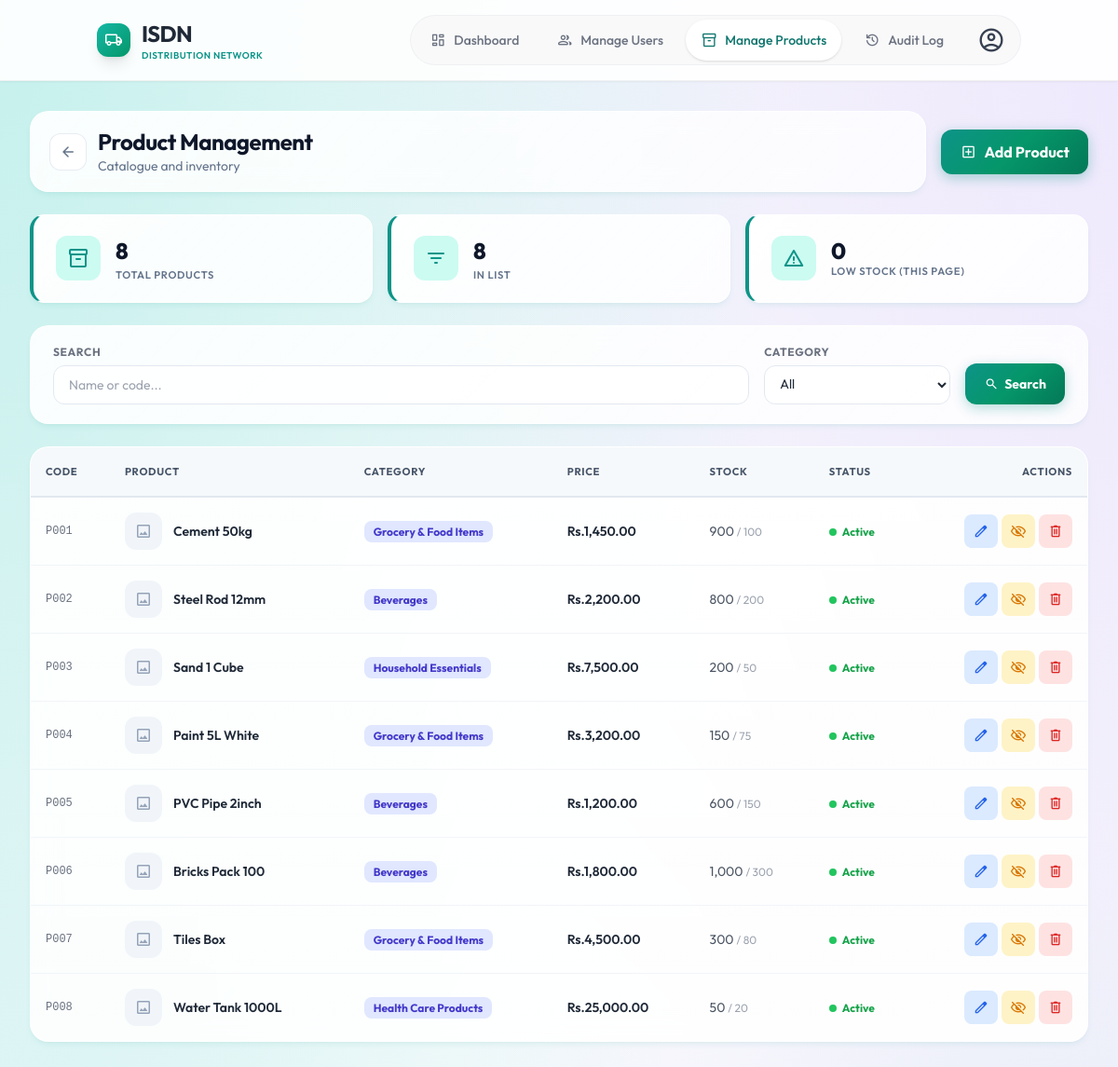
Screenshot of /index.php?page=system-admin-products (signed in) with the database file from the repository.
### tables this page shows
CREATE TABLE `products` (
  `product_id` int(11) NOT NULL,
  `product_code` varchar(50) NOT NULL,
  `product_name` varchar(255) NOT NULL,
  `category_id` int(11) NOT NULL,
  `unit_price` decimal(10,2) DEFAULT NULL,
  `minimum_stock_level` int(11) DEFAULT 100,
  `image_url` varchar(255) DEFAULT NULL,
  `is_active` tinyint(1) DEFAULT 1,
  `description` text DEFAULT NULL,
  `created_at` timestamp NULL DEFAULT current_timestamp(),
  `updated_at` timestamp NULL DEFAULT current_timestamp() ON UPDATE current_timestamp()
);

CREATE TABLE `product_categories` (
  `category_id` int(11) NOT NULL,
  `name` varchar(50) NOT NULL,
  `description` varchar(255) NOT NULL,
  `created_at` timestamp NULL DEFAULT current_timestamp(),
  `updated_at` timestamp NULL DEFAULT current_timestamp() ON UPDATE current_timestamp()
);

### models/SystemAdmin.php (called while the page is built, shortened)
<?php
class SystemAdmin
{
    private PDO $pdo;
    private ?string $categoryTable = null;
    private ?bool $productsHasCategoryId = null;
    private ?bool $productsHasCategory = null;
    public function __construct(PDO $pdo)
    {
        $this->pdo = $pdo;
    }
    public function getProducts(int $page = 1, int $perPage = 10, string $search = '', string $category = ''): array
    {
        $offset = ($page - 1) * $perPage;
        $conditions = [];
        $params = [];
        $categoryTable = $this->getCategoryTableName();
        $hasCategoryId = $this->productsHasCategoryId();
        $hasCategory = $this->productsHasCategory();
        $join = '';
        $categorySelect = "'' AS category";
        if ($hasCategoryId && $categoryTable !== null) {
            $join = " LEFT JOIN {$categoryTable} ct ON p.category_id = ct.category_id";
            $categorySelect = "ct.name AS category";
        } elseif ($hasCategory) {
            $categorySelect = "p.category AS category";
        }
        $where = $conditions ? 'WHERE ' . implode(' AND ', $conditions) : '';
        $sql = "SELECT p.*,
                       {$categorySelect},
                       COALESCE((SELECT SUM(ps.available_quantity) FROM product_stocks ps WHERE ps.product_id = p.product_id), 0) AS total_stock
                FROM products p
                {$join}
                {$where}
                ORDER BY p.created_at DESC
                LIMIT {$perPage} OFFSET {$offset}";
        $stmt = $this->pdo->prepare($sql);
        $stmt->execute($params);
        return $stmt->fetchAll(PDO::FETCH_ASSOC);
    }
    public function countProducts(string $search = '', string $category = ''): int
    {
        $conditions = [];
        $params = [];
        $categoryTable = $this->getCategoryTableName();
        $hasCategoryId = $this->productsHasCategoryId();
        $join = '';
        if ($hasCategoryId && $categoryTable !== null) {
            $join = " LEFT JOIN {$categoryTable} ct ON p.category_id = ct.category_id";
        }
        $where = $conditions ? 'WHERE ' . implode(' AND ', $conditions) : '';
        $stmt = $this->pdo->prepare(
            "SELECT COUNT(*) FROM products p
             {$join}
             {$where}"
        );
        $stmt->execute($params);
        return (int) $stmt->fetchColumn();
    }
    private function getCategoryTableName(): ?string
    {
        if ($this->categoryTable !== null) {
            return $this->categoryTable;
        }
        $candidates = ['product_categories', 'categories'];
        foreach ($candidates as $table) {
            $stmt = $this->pdo->prepare(
                "SELECT COUNT(*)
                 FROM information_schema.tables
                 WHERE table_schema = DATABASE() AND table_name = :table"
            );
            $stmt->execute(['table' => $table]);
            if ($stmt->fetchColumn()) {
                $this->categoryTable = $table;
                return $this->categoryTable;
            }
        }
        return null;
    }
    private function productsHasCategoryId(): bool
    {
        if ($this->productsHasCategoryId !== null) {
            return $this->productsHasCategoryId;
        }
        $stmt = $this->pdo->prepare("SHOW COLUMNS FROM products LIKE 'category_id'");
        $stmt->execute();
        $this->productsHasCategoryId = (bool) $stmt->fetchColumn();
        return $this->productsHasCategoryId;
    }
    private function productsHasCategory(): bool
    {
        if ($this->productsHasCategory !== null) {
            return $this->productsHasCategory;
        }
        $stmt = $this->pdo->prepare("SHOW COLUMNS FROM products LIKE 'category'");
        $stmt->execute();
        $this->productsHasCategory = (bool) $stmt->fetchColumn();
        return $this->productsHasCategory;
    }
}

### views/system-admin/products.php (the view, shortened to what this page needs)
<?php
require_once __DIR__ . '/../../models/SystemAdmin.php';
$admin  = new SystemAdmin($pdo);
require_once __DIR__ . '/../../includes/header.php';
?>
<?php
$search    = trim($_GET['search'] ?? '');
$catFilter = trim($_GET['category'] ?? '');
$page      = max(1, (int) ($_GET['pg'] ?? 1));
$perPage   = 10;
$products      = $admin->getProducts($page, $perPage, $search, $catFilter);
$totalProducts = $admin->countProducts($search, $catFilter);
$totalAllProds = $admin->countProducts('', '');
$lowStockCount = 0;
?>
<div class="admin-page min-h-screen py-8 px-4 sm:px-6 lg:px-8">
    <div class="max-w-7xl mx-auto">
        <div class="flex flex-col md:flex-row md:items-center justify-between gap-4 mb-6">
            <div class="admin-heading-box flex items-center gap-3 flex-1">
                <a href="<?php echo BASE_PATH; ?>/index.php?page=system-admin-dashboard" class="admin-back-btn flex items-center justify-center flex-shrink-0" aria-label="Back"><span class="material-symbols-rounded">arrow_back</span></a>
                <div class="min-w-0">
                    <h1 class="admin-title text-2xl">Product Management</h1>
                    <p class="admin-subtitle">Catalogue and inventory</p>
                </div>
            </div>
            <a href="<?php echo BASE_PATH; ?>/index.php?page=system-admin-products&action=add" class="admin-cta inline-flex items-center gap-2 flex-shrink-0">
                <span class="material-symbols-rounded text-lg">add_box</span> Add Product
            </a>
        </div>
        <div class="grid grid-cols-1 sm:grid-cols-2 lg:grid-cols-3 gap-4 mb-6">
            <div class="stat-card flex items-center gap-4">
                <div class="stat-icon flex-shrink-0"><span class="material-symbols-rounded text-2xl">inventory_2</span></div>
                <div class="min-w-0">
                    <p class="stat-value"><?php echo number_format($totalAllProds); ?></p>
                    <p class="stat-label">Total Products</p>
                </div>
            </div>
            <div class="stat-card flex items-center gap-4">
                <div class="stat-icon flex-shrink-0"><span class="material-symbols-rounded text-2xl">filter_list</span></div>
                <div class="min-w-0">
                    <p class="stat-value"><?php echo number_format($totalProducts); ?></p>
                    <p class="stat-label"><?php echo ($search || $catFilter) ? 'Showing (filtered)' : 'In list'; ?></p>
                </div>
            </div>
            <div class="stat-card flex items-center gap-4 sm:col-span-2 lg:col-span-1">
                <div class="stat-icon flex-shrink-0"><span class="material-symbols-rounded text-2xl">warning</span></div>
                <div class="min-w-0">
                    <p class="stat-value text-xl"><?php echo $lowStockCount; ?></p>
                    <p class="stat-label">Low stock (this page)</p>
                </div>
            </div>
        </div>
        <form method="GET" class="admin-filters mb-6 flex flex-wrap gap-4 items-end">
            <div class="flex-1 min-w-[200px]">
                <label class="block text-xs font-bold text-gray-500 uppercase tracking-wider mb-1.5">Search</label>
                <input type="text" name="search" value="<?php echo htmlspecialchars($search); ?>" placeholder="Name or code..."
                       class="w-full px-4 py-2.5 text-sm">
            </div>
            <div>
                <label class="block text-xs font-bold text-gray-500 uppercase tracking-wider mb-1.5">Category</label>
                <select name="category" class="px-3 py-2.5 text-sm min-w-[160px]">
                    <option value="">All</option>
                </select>
            </div>
            <button type="submit" class="btn-search px-5 py-2.5 text-sm flex items-center gap-1.5">
                <span class="material-symbols-rounded text-base">search</span> Search
            </button>
        </form>
        <div class="admin-table-wrap mb-6">
            <?php if (empty($products)): ?>
                <div class="admin-empty">
                    <div class="admin-empty-icon"><span class="material-symbols-rounded text-4xl">inventory_2</span></div>
                    <p class="admin-empty-title">No products found</p>
                    <p class="admin-empty-text">Try adjusting search or add a new product</p>
                </div>
            <?php else: ?>
                <div class="overflow-x-auto">
                    <table class="w-full text-sm admin-table">
                        <thead>
                            <tr class="text-left">
                                <th>Code</th>
                                <th>Product</th>
                                <th>Category</th>
                                <th>Price</th>
                                <th>Stock</th>
                                <th>Status</th>
                                <th class="text-right">Actions</th>
                            </tr>
                        </thead>
                        <tbody class="divide-y divide-slate-100">
                            <?php foreach ($products as $p): ?>
                            <tr class="table-row-hover" data-product="<?php echo htmlspecialchars(json_encode(['product_id' => $p['product_id'], 'product_code' => $p['product_code'], 'product_name' => $p['product_name'], 'category' => $p['category'] ?? '', 'unit_price' => $p['unit_price'], 'total_stock' => $p['total_stock'] ?? 0, 'minimum_stock_level' => $p['minimum_stock_level'] ?? 0, 'is_active' => (int)($p['is_active'] ?? 1), 'image_url' => $p['image_url'] ?? ''])); ?>">
                                <td class="font-mono text-xs text-gray-500"><?php echo htmlspecialchars($p['product_code']); ?></td>
                                <td>
                                    <button type="button" onclick="openViewProduct(this.closest('tr'))" class="text-left flex items-center gap-3 w-full hover:opacity-90 transition">
                                        <?php if ($p['image_url']): ?>
                                            <img src="<?php echo htmlspecialchars(app_url_path((string) $p['image_url'])); ?>" class="w-10 h-10 rounded-xl object-cover border border-white/60 flex-shrink-0" alt="">
                                        <?php else: ?>
                                            <div class="w-10 h-10 rounded-xl bg-slate-100 flex items-center justify-center text-slate-400 flex-shrink-0"><span class="material-symbols-rounded">image</span></div>
                                        <?php endif; ?>
                                        <span class="font-semibold text-gray-800"><?php echo htmlspecialchars($p['product_name']); ?></span>
                                    </button>
                                </td>
                                <td><span class="px-2.5 py-1 rounded-lg text-xs font-bold bg-indigo-100 text-indigo-700"><?php echo htmlspecialchars($p['category'] ?? '-'); ?></span></td>
                                <td class="font-semibold text-gray-800">Rs.<?php echo number_format($p['unit_price'], 2); ?></td>
                                <td>
                                    <?php $stockClass = ($p['total_stock'] ?? 0) < ($p['minimum_stock_level'] ?? 100) ? 'text-red-600 font-bold' : 'text-gray-600'; ?>
                                    <span class="<?php echo $stockClass; ?>"><?php echo number_format($p['total_stock'] ?? 0); ?></span>
                                    <span class="text-gray-400 text-xs">/ <?php echo number_format($p['minimum_stock_level'] ?? 0); ?></span>
                                </td>
                                <td>
                                    <?php if ($p['is_active']): ?>
                                        <span class="inline-flex items-center gap-1.5 text-xs font-bold text-green-600"><span class="w-2 h-2 rounded-full bg-green-500"></span>Active</span>
                                    <?php else: ?>
                                        <span class="inline-flex items-center gap-1.5 text-xs font-bold text-red-500"><span class="w-2 h-2 rounded-full bg-red-400"></span>Inactive</span>
                                    <?php endif; ?>
                                </td>
                                <td class="text-right">
                                    <div class="flex items-center justify-end gap-1">
                                        <a href="<?php echo BASE_PATH; ?>/index.php?page=system-admin-products&action=edit&id=<?php echo $p['product_id']; ?>" class="admin-action-btn admin-action-btn-edit" title="Edit"><span class="material-symbols-rounded text-lg">edit</span></a>
                                        <button type="button" onclick="openConfirmProduct(<?php echo $p['product_id']; ?>, 'toggle', '<?php echo $p['is_active'] ? 'Deactivate' : 'Activate'; ?> this product?')" class="admin-action-btn admin-action-btn-toggle <?php echo $p['is_active'] ? '' : 'on'; ?>" title="Toggle"><span class="material-symbols-rounded text-lg"><?php echo $p['is_active'] ? 'visibility_off' : 'visibility'; ?></span></button>
                                        <button type="button" onclick="openConfirmProduct(<?php echo $p['product_id']; ?>, 'delete', 'Delete this product permanently? This cannot be undone.')" class="admin-action-btn admin-action-btn-delete" title="Delete"><span class="material-symbols-rounded text-lg">delete</span></button>
                                    </div>
                                </td>
                            </tr>
                            <?php endforeach; ?>
                        </tbody>
                    </table>
                </div>
            <?php endif; ?>
        </div>
    </div>
</div>
<?php require_once __DIR__ . '/../../includes/footer.php'; ?>

### rows the page displays
products: product_code "P001", product_name "Cement 50kg", product_categories.name "Grocery & Food Items", unit_price "1,450.00", total_stock "900", minimum_stock_level "100", is_active 1 (drawn)
products: product_code "P002", product_name "Steel Rod 12mm", product_categories.name "Beverages", unit_price "2,200.00", total_stock "800", minimum_stock_level "200", is_active 1 (drawn)
products: product_code "P003", product_name "Sand 1 Cube", product_categories.name "Household Essentials", unit_price "7,500.00", total_stock "200", minimum_stock_level "50", is_active 1 (drawn)
products: product_code "P004", product_name "Paint 5L White", product_categories.name "Grocery & Food Items", unit_price "3,200.00", total_stock "150", minimum_stock_level "75", is_active 1 (drawn)
products: product_code "P005", product_name "PVC Pipe 2inch", product_categories.name "Beverages", unit_price "1,200.00", total_stock "600", minimum_stock_level "150", is_active 1 (drawn)
products: product_code "P006", product_name "Bricks Pack 100", product_categories.name "Beverages", unit_price "1,800.00", total_stock "1,000", minimum_stock_level "300", is_active 1 (drawn)
products: product_code "P007", product_name "Tiles Box", product_categories.name "Grocery & Food Items", unit_price "4,500.00", total_stock "300", minimum_stock_level "80", is_active 1 (drawn)
products: product_code "P008", product_name "Water Tank 1000L", product_categories.name "Health Care Products", unit_price "25,000.00", total_stock "50", minimum_stock_level "20", is_active 1 (drawn)

### other values shown
$item['label'] "Dashboard"
$item['label'] "Manage Users"
$item['label'] "Manage Products"
$item['label'] "Audit Log"
$totalAllProds "8"
$totalProducts "8"
$lowStockCount "0"
